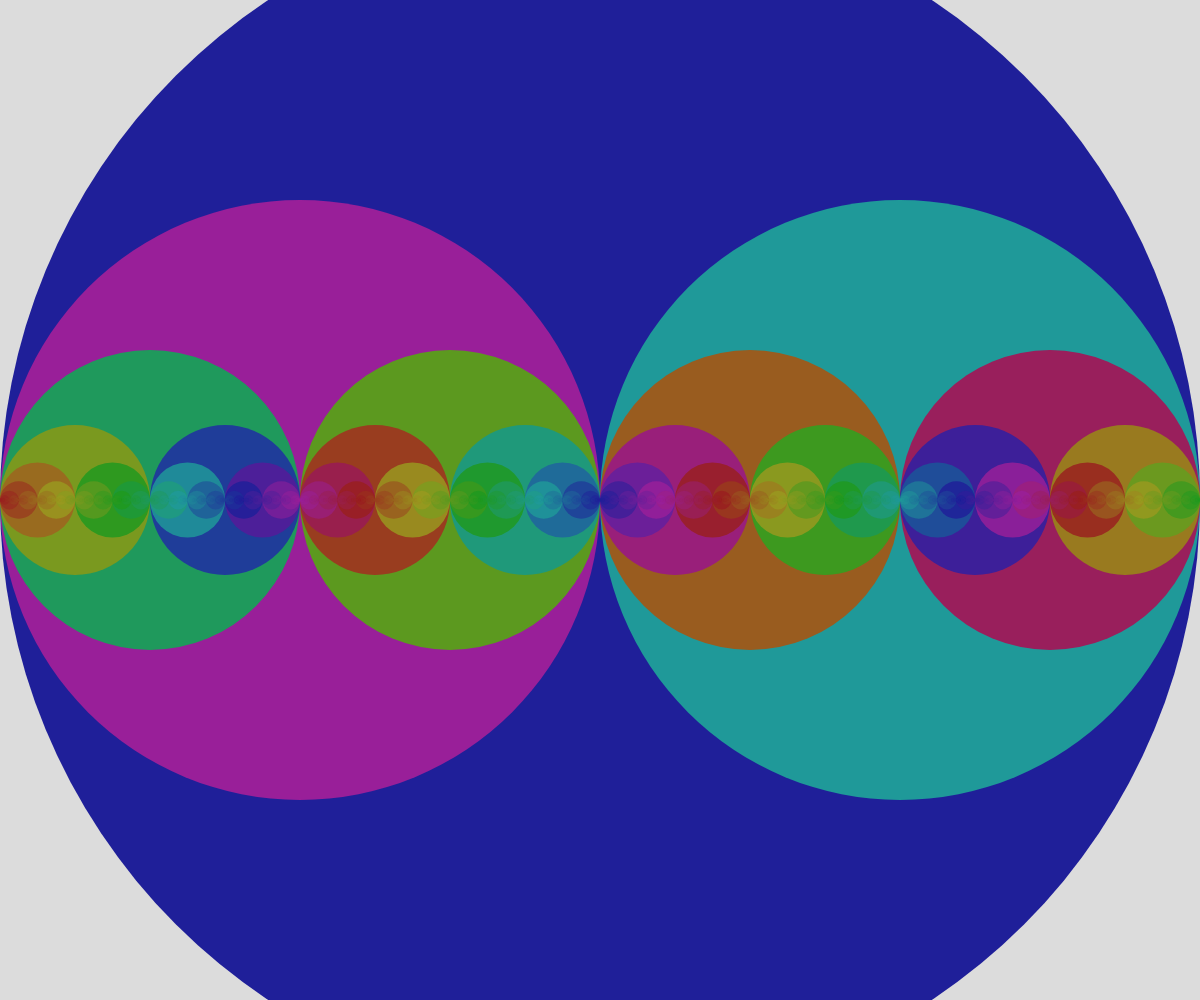
Frame 1 (no input)
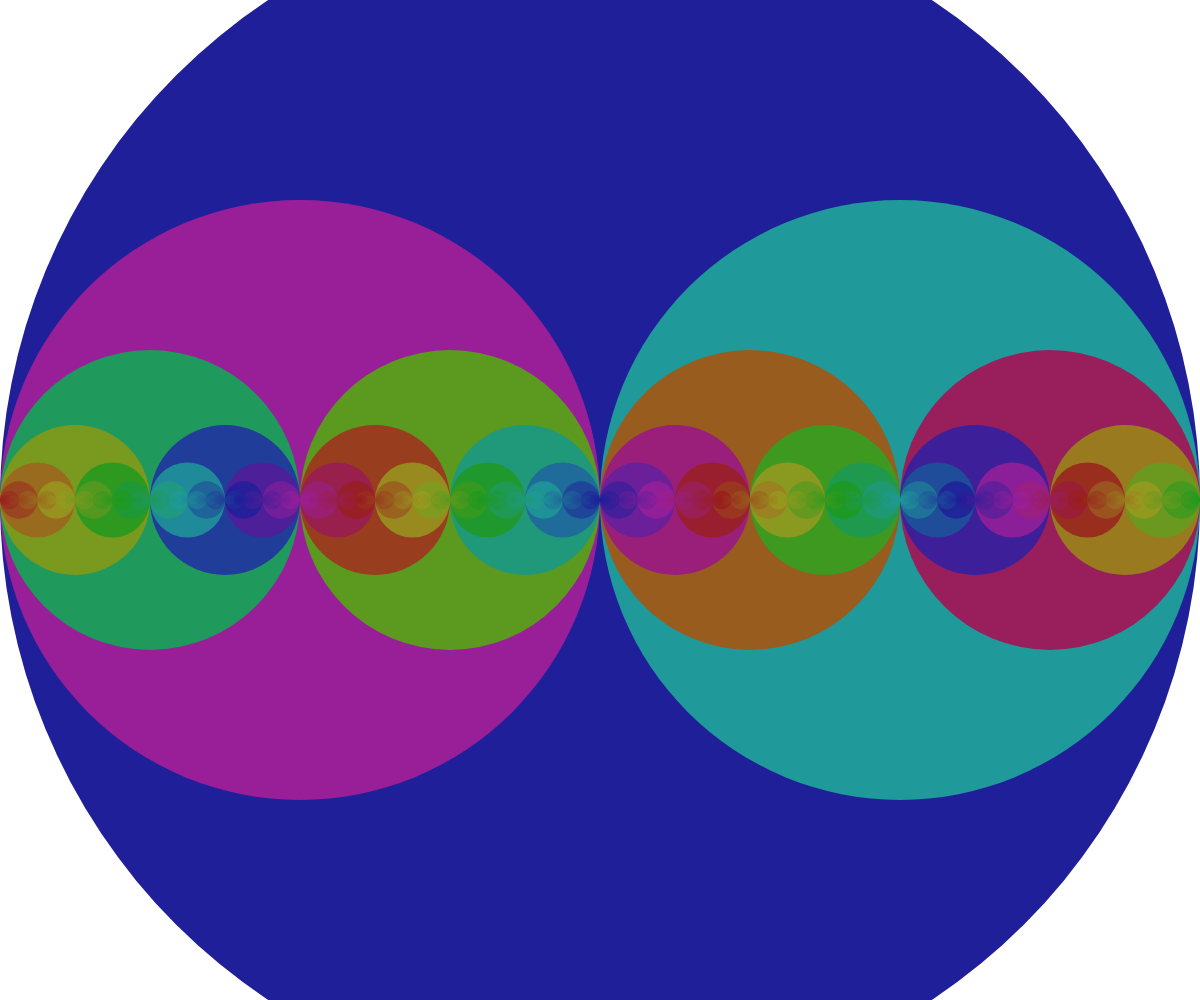
Frame 60 (no input)
Frame 120 (the mouse pressed at the canvas centre since frame 60): identical to frame 60, image omitted

The p5.js sketch that drew these frames (run headless with seeded random() and noise() and a simulated clock; from frame 60 on, the mouse is pressed at the canvas centre):

// p5.js sketch
// ── sketch.js
// Recursion Circles Demo

function setup() {
  createCanvas(windowWidth, windowHeight);
}

function draw() {
  background(220);

  drawCircle(width/2, width/2);
}

function drawCircle(x, radius) {
  noStroke();
  colorMode(HSB);
  fill(x % 360, 80, 60);
  circle(x, height/2, radius*2);

  if (radius > 1) {
    drawCircle(x - radius/2, radius/2);
    drawCircle(x + radius/2, radius/2);
  }
}
